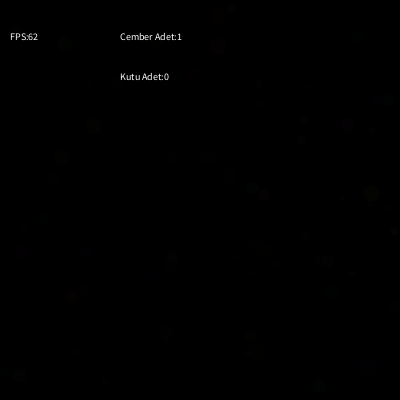
Frame 1 (no input)
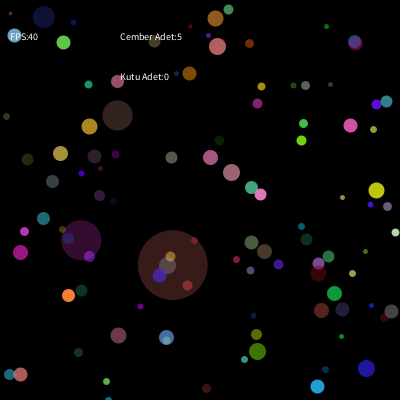
Frame 60 (the mouse pressed at the canvas centre just before this capture)
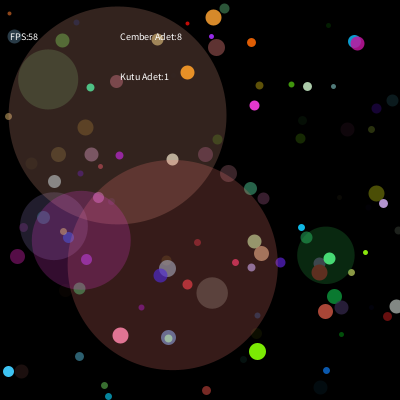
Frame 120 (the mouse held since frame 60 and released just before this capture)

The Processing sketch that drew these frames (run headless with seeded random() and noise(); from frame 60 on, the mouse is pressed at the canvas centre):

// Processing sketch: Starfield
// ── Starfield.pde
final int YILDIZ=100;
final int ADET=30;
ArrayList<Nokta> noktalar=new ArrayList<Nokta>();
ArrayList<Cember> cemberler=new ArrayList<Cember>();
ArrayList<Kutu> kutular=new ArrayList<Kutu>();
void setup() {
  size(400, 400);
  //fullScreen();

  for (int i=0; i<YILDIZ; i++) {
    Nokta n=new Nokta();
    noktalar.add(n);
  }
  frameRate(60);
}

void draw() {
  background(0);
  for (int i=0; i<YILDIZ; i++) {
    noktalar.get(i).update();
    noktalar.get(i).display();
  }
  for (int i=cemberler.size()-1; i>0; i--) 
  {
    if (!cemberler.get(i).isDead()) {
      //print("slm");
      cemberler.get(i).update();
      cemberler.get(i).display();
    } else {
      cemberler.remove(i);
    }
  }
  
  for (int i=kutular.size()-1; i>0; i--) 
  {
    if (!kutular.get(i).isDead()) {
      //print("slm");
      kutular.get(i).update();
      kutular.get(i).display();
    } else {
      kutular.remove(i);
    }
  }
  
  if (frameCount%10==1) {
    Olustur();
  }
  //HUD
  textSize(10);
  stroke(255);
  fill(255);
  text("FPS:" + (int) frameRate, 10, 40);  //FPS
  text("Cember Adet:" + cemberler.size(), width-280, 40);  //Circle Count
  text("Kutu Adet:" + kutular.size(), width-280, 80);  //Circle Count
}
void mousePressed() {

  if (kutular.size()<ADET) {
    Kutu c=new Kutu(mouseX, mouseY);
    kutular.add(c);
  }
}
void Olustur() {
  if (cemberler.size()<ADET) {
    float tX=random(width);
    float tY=random(height);
    cemberler.add(new Cember(tX, tY));
  }
}

// ── Cember.pde
class Cember {
  float x,y;  //
  float r=1;    //yarıçap
  boolean dead; 
  float yon;
  color renk;
  Cember(float mx, float my) {
    x= mx;
    y= my;    
    dead =false;
    yon=random(0.3,2.0);
    renk = color(random(255),random(255),random(255));
    
  }
  
  void update() {    
    if (r<0) {
      dead=true;
    }
    if ((x-r<0) || (x+r>width) || (y-r<0) || y+r>height) {
      //yon*=-1;
      dead=true;
    }
    
    if (!dead) {
      r+=yon;
    }
    
    
  }
  boolean isDead(){
    return dead;
  }
  
  void display() {    
    stroke(255);    
    //strokeWeight(2);
    noStroke();
    fill(renk,55);
    ellipse(x , y, r*2 , r*2);
  }
}

// ── Kutu.pde
class Kutu {
  float x,y;  //
  float r=1;
  float rx=1;    //yarıçap X
  float ry=1;    //yarıçap Y
  
  boolean dead; 
  float yon;
  color renk;
  Kutu(float mx, float my) {    
    x= mx;
    y= my;    
    dead =false;
    yon=random(0.3,2.0);
    renk = color(random(255),random(255),random(255));
  }
  
  void update() {    
    if (r<0) {
      dead=true;
    }
    if ((x-r/2<0) || (x+r/2>width) || (y-r/2<0) || y+r/2>height) {
      //yon*=-1;
      dead=true;
    }
    
    if (!dead) {
      r+=yon;
    }
    
    
  }
  boolean isDead(){
    return dead;
  }
  
  void display() {    
    stroke(255);    
    //strokeWeight(2);
    noStroke();
    fill(renk,55);
    rectMode(CENTER);
    rect(x , y, r , r);
  }
}

// ── Nokta.pde
class Nokta { 
  float x,y;
  color renk;
  float o;    //opacity 0-255
  float d;    // +/- direction
  int w;    //stroke weight
  Nokta () {
    x = random(0,width);
    y = random(0,height);
    renk = color (random(0,255),random(0,255),random(0,255));
    //renk = color (255,255,255);
    d = random(1,5);
    w = (int) random(4,18);
    
  }
  
  void update() {
    x+=random(-0.5 , 0.5);
    y+=random(-0.5 , 0.5);
    o+=d;
    if (o>255)  {
      d*=-1;
    }
    if (o<0) {
      d*=-1;
    }
    
  }
  void display() {
    strokeWeight(w);
    stroke(renk, o);
    point(x,y);
  }

}
